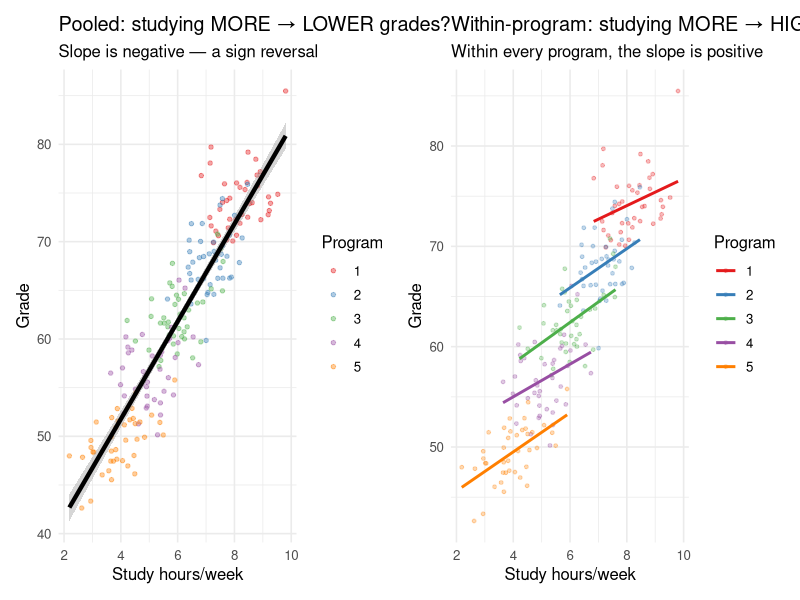

Recreate this plot in R.
## ---- chunk 1
library(tidyverse)
library(lme4)
library(lmerTest)
library(broom.mixed)
library(patchwork)
set.seed(101)
## ---- chunk 2
n_ppl <- 60; n_days <- 10

person_ex_avg <- rnorm(n_ppl, 45, 12)
person_wb_base <- 50 + 0.3 * person_ex_avg + rnorm(n_ppl, 0, 6)

df_ex <- expand_grid(person = 1:n_ppl, day = 1:n_days) |>
  mutate(
    exercise  = person_ex_avg[person] + rnorm(n(), 0, 8),
    wellbeing = person_wb_base[person] +
                3 * (exercise - person_ex_avg[person]) +
                rnorm(n(), 0, 5),
    person = factor(person)
  ) |>
  group_by(person) |>
  mutate(ex_mean = mean(exercise), ex_cmc = exercise - ex_mean) |>
  ungroup()

m_ex <- lmer(wellbeing ~ ex_cmc + ex_mean + (1 | person), data = df_ex)
broom.mixed::tidy(m_ex, effects = "fixed") |> filter(term != "(Intercept)") |>
  mutate(mechanism = c("Within-person", "Between-person")) |>
  select(mechanism, estimate, std.error, p.value) |>
  knitr::kable(digits = 3, caption = "Pattern 1: within ≈ between ≈ 3. One coherent mechanism at two levels.")
## ---- chunk 3
n_ppl2 <- 80; n_yrs <- 8

person_inc_avg  <- rnorm(n_ppl2, 50, 15)
person_sat_base <- 50 + 1.5 * person_inc_avg + rnorm(n_ppl2, 0, 8)

df_inc <- expand_grid(person = 1:n_ppl2, year = 1:n_yrs) |>
  mutate(
    income   = person_inc_avg[person] + rnorm(n(), 0, 6),
    life_sat = person_sat_base[person] +
               0.3 * (income - person_inc_avg[person]) + rnorm(n(), 0, 4),
    person   = factor(person)
  ) |>
  group_by(person) |>
  mutate(inc_mean = mean(income), inc_cmc = income - inc_mean) |>
  ungroup()

m_inc    <- lmer(life_sat ~ inc_cmc + inc_mean + (1 | person), data = df_inc)
m_pooled <- lmer(life_sat ~ income  + (1 | person), data = df_inc)

bind_rows(
  broom.mixed::tidy(m_pooled, effects = "fixed") |>
    filter(term == "income") |> mutate(model = "Pooled (blended)"),
  broom.mixed::tidy(m_inc, effects = "fixed") |>
    filter(term == "inc_cmc") |> mutate(model = "Within-person"),
  broom.mixed::tidy(m_inc, effects = "fixed") |>
    filter(term == "inc_mean") |> mutate(model = "Between-person")
) |>
  select(model, estimate, std.error, p.value) |>
  knitr::kable(digits = 3,
    caption = "Pattern 2: pooled ≈ 1.2, within ≈ 0.3, between ≈ 1.5. Pooled is wrong for both questions.")
## ---- chunk 4
n_students <- 200; n_programs <- 5
prog_difficulty <- c(2, 4, 6, 8, 10)
prog_study_avg  <- c(8, 7, 6, 5, 4)

df_study <- tibble(
  student = 1:n_students,
  program = rep(1:n_programs, each = n_students / n_programs)
) |>
  mutate(
    study = prog_study_avg[program] + rnorm(n_students, 0, 0.8),
    grade = 80 - 3 * prog_difficulty[program] +
            2 * (study - prog_study_avg[program]) + rnorm(n_students, 0, 3),
    program = factor(program)
  ) |>
  group_by(program) |>
  mutate(study_mean = mean(study), study_cmc = study - study_mean) |>
  ungroup()

m_study_decomp <- lmer(grade ~ study_cmc + study_mean + (1 | program), data = df_study)
m_study_pooled <- lm(grade ~ study, data = df_study)

bind_rows(
  broom::tidy(m_study_pooled) |>
    filter(term == "study") |> mutate(model = "Pooled OLS"),
  broom.mixed::tidy(m_study_decomp, effects = "fixed") |>
    filter(term == "study_cmc") |> mutate(model = "Within-program"),
  broom.mixed::tidy(m_study_decomp, effects = "fixed") |>
    filter(term == "study_mean") |> mutate(model = "Between-program")
) |>
  select(model, estimate, std.error, p.value) |>
  knitr::kable(digits = 3,
    caption = "Pattern 3: pooled is negative; within is positive; between is strongly negative. Sign reversal!")
## ---- chunk 5
p1 <- ggplot(df_study, aes(x = study, y = grade)) +
  geom_point(aes(color = program), alpha = 0.4, size = 1.2) +
  geom_smooth(method = "lm", color = "black", linewidth = 1.5) +
  scale_color_brewer(palette = "Set1") +
  labs(title = "Pooled: studying MORE → LOWER grades?",
       subtitle = "Slope is negative — a sign reversal",
       x = "Study hours/week", y = "Grade", color = "Program") +
  theme_minimal(base_size = 12)

p2 <- ggplot(df_study, aes(x = study, y = grade, color = program)) +
  geom_point(alpha = 0.3, size = 1) +
  geom_smooth(method = "lm", se = FALSE, linewidth = 1) +
  scale_color_brewer(palette = "Set1") +
  labs(title = "Within-program: studying MORE → HIGHER grades",
       subtitle = "Within every program, the slope is positive",
       x = "Study hours/week", y = "Grade", color = "Program") +
  theme_minimal(base_size = 12)

p1 + p2
## ---- chunk 6
n_people <- 50; n_days2 <- 7

person_sleep_avg  <- rnorm(n_people, 7, 1)
person_mood_base  <- 40 + 5 * person_sleep_avg + rnorm(n_people, 0, 5)

df <- expand_grid(person = 1:n_people, day = 1:n_days2) |>
  mutate(
    sleep_raw = person_sleep_avg[person] + rnorm(n(), 0, 1),
    mood      = person_mood_base[person] +
                2 * (sleep_raw - person_sleep_avg[person]) + rnorm(n(), 0, 4),
    person    = factor(person)
  ) |>
  group_by(person) |>
  mutate(sleep_mean = mean(sleep_raw), sleep_cmc = sleep_raw - sleep_mean) |>
  ungroup() |>
  mutate(sleep_gmc = sleep_raw - mean(sleep_raw))

m_uncentered <- lmer(mood ~ sleep_raw  + (1 | person), data = df)
m_gmc        <- lmer(mood ~ sleep_gmc  + (1 | person), data = df)
m_cmc        <- lmer(mood ~ sleep_cmc + sleep_mean + (1 | person), data = df)

bind_rows(
  broom.mixed::tidy(m_uncentered, effects = "fixed") |>
    filter(term == "sleep_raw") |>
    mutate(model = "Uncentered", mechanism = "Blended"),
  broom.mixed::tidy(m_gmc, effects = "fixed") |>
    filter(term == "sleep_gmc") |>
    mutate(model = "GMC", mechanism = "Blended"),
  broom.mixed::tidy(m_cmc, effects = "fixed") |>
    filter(term == "sleep_cmc") |>
    mutate(model = "CMC", mechanism = "Within-person"),
  broom.mixed::tidy(m_cmc, effects = "fixed") |>
    filter(term == "sleep_mean") |>
    mutate(model = "CMC", mechanism = "Between-person")
) |>
  select(model, mechanism, estimate, std.error, p.value) |>
  knitr::kable(digits = 3,
    caption = "Sleep → mood: blended ≈ 4.0; within ≈ 2.0; between ≈ 5.0. Neither blended estimate is correct.")
